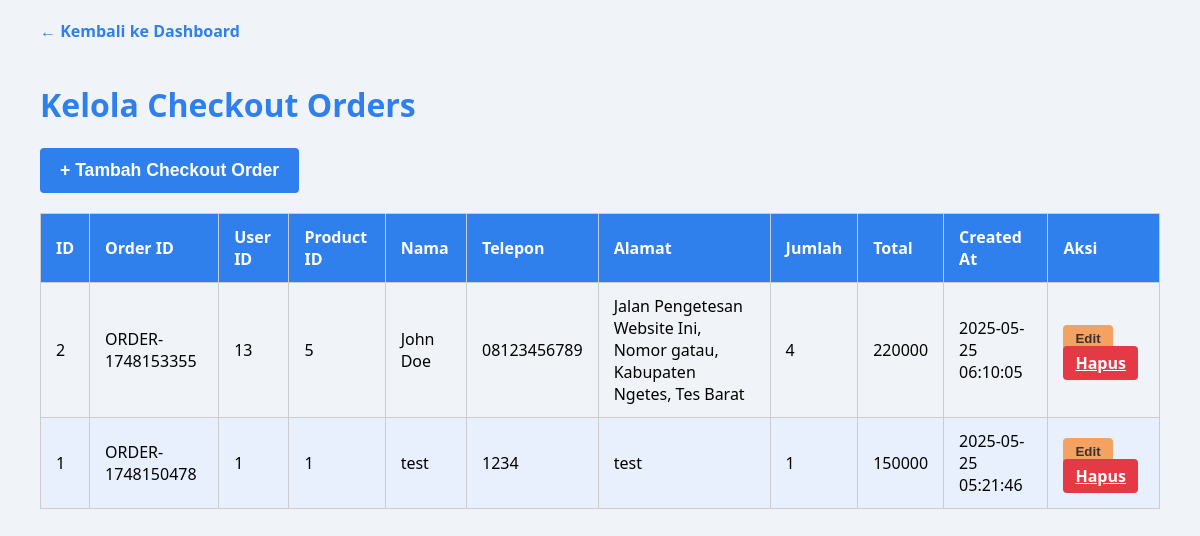
Screenshot of /admin/manage-checkout-orders.php (signed in) with the database file from the repository.
### tables this page shows
CREATE TABLE `checkout_orders` (
  `id` int(11) NOT NULL,
  `order_id` varchar(50) NOT NULL,
  `user_id` int(11) NOT NULL,
  `product_id` int(11) NOT NULL,
  `nama` varchar(255) NOT NULL,
  `telepon` varchar(20) NOT NULL,
  `alamat` text NOT NULL,
  `jumlah` int(11) NOT NULL,
  `total` int(11) NOT NULL,
  `created_at` timestamp NOT NULL DEFAULT current_timestamp()
);

### admin/manage-checkout-orders.php (the view, shortened to what this page needs)
<?php
$koneksi = new mysqli("localhost", "root", "", "shiroo_db");
$result = $koneksi->query("SELECT * FROM checkout_orders ORDER BY created_at DESC");
$orders = $result->fetch_all(MYSQLI_ASSOC);
?>
<!DOCTYPE html>
<html lang="id">
<head>
    <link rel="stylesheet" href="css/manage-checkout-orders.css" />
</head>
<body>
    <a href="dashboard.php" class="back-link">← Kembali ke Dashboard</a>
    <h1>Kelola Checkout Orders</h1>
    <button class="btn btn-add" id="openAddModalBtn">+ Tambah Checkout Order</button>
    <table>
        <thead>
            <tr>
                <th>ID</th>
                <th>Order ID</th>
                <th>User ID</th>
                <th>Product ID</th>
                <th>Nama</th>
                <th>Telepon</th>
                <th>Alamat</th>
                <th>Jumlah</th>
                <th>Total</th>
                <th>Created At</th>
                <th>Aksi</th>
            </tr>
        </thead>
        <tbody>
            <?php if ($orders): ?>
            <?php foreach ($orders as $order): ?>
            <tr>
                <td><?= $order['id'] ?></td>
                <td><?= htmlspecialchars($order['order_id']) ?></td>
                <td><?= $order['user_id'] ?></td>
                <td><?= $order['product_id'] ?></td>
                <td><?= htmlspecialchars($order['nama']) ?></td>
                <td><?= htmlspecialchars($order['telepon']) ?></td>
                <td><?= nl2br(htmlspecialchars($order['alamat'])) ?></td>
                <td><?= $order['jumlah'] ?></td>
                <td><?= $order['total'] ?></td>
                <td><?= $order['created_at'] ?></td>
                <td>
                    <button class="btn btn-edit" onclick="openEditModal(
                                        <?= $order['id'] ?>,
                                        '<?= htmlspecialchars(addslashes($order['order_id'])) ?>',
                                        <?= $order['user_id'] ?>,
                                        <?= $order['product_id'] ?>,
                                        '<?= htmlspecialchars(addslashes($order['nama'])) ?>',
                                        '<?= htmlspecialchars(addslashes($order['telepon'])) ?>',
                                        '<?= htmlspecialchars(addslashes($order['alamat'])) ?>',
                                        <?= $order['jumlah'] ?>,
                                        <?= $order['total'] ?>
                                    )">Edit</button>
                    <a href="manage-checkout-orders.php?delete=<?= $order['id'] ?>"
                        onclick="return confirm('Yakin hapus order ini?')" class="btn-delete">Hapus</a>
                </td>
            </tr>
            <?php endforeach; ?>
            <?php else: ?>
            <tr>
                <td colspan="11" style="text-align:center;">Belum ada data checkout order.</td>
            </tr>
            <?php endif; ?>
        </tbody>
    </table>
</body>
</html>

### admin/css/manage-checkout-orders.css (style rules this page uses)
body { font-family: "Segoe UI", Tahoma, Geneva, Verdana, sans-serif; background: #f0f4f8; margin: 0; padding: 20px 40px; }
h1, h2 { color: #2f80ed; }
a.back-link { display: inline-block; margin-bottom: 20px; color: #2f80ed; text-decoration: none; font-weight: bold; }
table { border-collapse: collapse; width: 100%; margin-bottom: 30px; overflow-x: auto; }
th, td { padding: 12px 15px; border: 1px solid #ccc; text-align: left; }
th { background-color: #2f80ed; color: white; }
tr:nth-child(even) { background-color: #e8f0fe; }
button, .btn-delete, .btn-edit { cursor: pointer; border-radius: 4px; font-weight: 600; padding: 6px 12px; border: none; transition: background-color 0.3s ease; }
.btn-delete { background-color: #e63946; color: white; }
.btn-edit { background-color: #f4a261; color: #3b2f2f; }
.btn-add { background-color: #2f80ed; color: white; font-size: 1.1rem; margin-bottom: 20px; padding: 12px 20px; }

### rows the page displays
checkout_orders: id "2", order "ORDER-1748153355", user "13", product "5", nama "John Doe", telepon "08123456789", alamat "Jalan Pengetesan Website Ini, Nomor gatau, Kabupaten Ngetes, Tes Barat", jumlah "4", total "220000", created_at "2025-05-25 06:10:05"
checkout_orders: id "1", order "ORDER-1748150478", user "1", product "1", nama "test", telepon "1234", alamat "test", jumlah "1", total "150000", created_at "2025-05-25 05:21:46"
